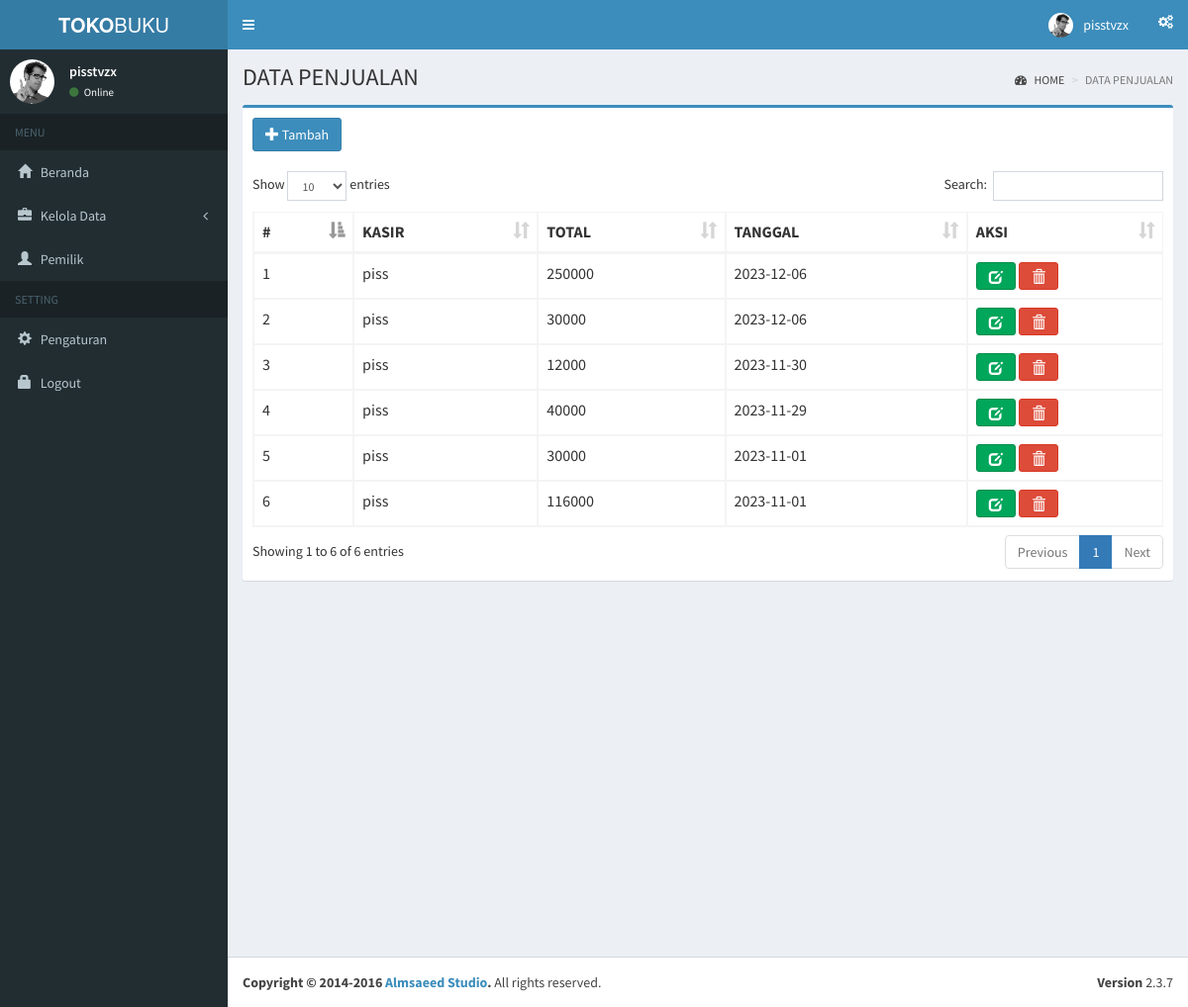
/index.php?page=data_penjualan (signed in), run on the app's committed database.
### tables this page shows
CREATE TABLE `penjualan` (
  `id_penjualan` int(11) NOT NULL,
  `id_kasir` int(11) DEFAULT NULL,
  `total` int(50) DEFAULT NULL,
  `tanggal` date DEFAULT NULL
);

CREATE TABLE `kasir` (
  `id_kasir` int(11) NOT NULL,
  `nama` varchar(255) NOT NULL,
  `alamat` text NOT NULL,
  `telepon` int(15) NOT NULL,
  `status` enum('0','1') NOT NULL,
  `username` varchar(155) NOT NULL,
  `password` varchar(155) NOT NULL,
  `level` varchar(50) NOT NULL
);

### pages/penjualan/data_penjualan.php (the view, shortened to what this page needs)
<div class="content-wrapper">
  <section class="content-header">
    <h1>
      DATA PENJUALAN
    </h1>
    <ol class="breadcrumb">
      <li><a href="index.php"><i class="fa fa-dashboard"></i> HOME</a></li>
      <li class="active">DATA PENJUALAN</li>
    </ol>
  </section>
  <section class="content">
    <div class="row">
      <div class="col-xs-12">
        <div class="box box-primary">
          <div class="box-header">
            <a href="index.php?page=tambah_penjualan" class="btn btn-primary" role="button" title="Tambah Data"><i class="glyphicon glyphicon-plus"></i> Tambah</a>
          </div>
          <div class="box-body table-responsive">
            <table id="penjualan" class="table table-bordered table-hover">
              <thead>
                <tr>
                  <th>#</th>
                  <th>KASIR</th>
                  <th>TOTAL</th>
                  <th>TANGGAL</th>
                  <th>AKSI</th>
                </tr>
              </thead>
              <tbody>
                <?php
                include "../BUKUUU/conf/conn.php";
                $no = 0;
                $query = mysqli_query($koneksi, "SELECT penjualan.*, kasir.* FROM penjualan
                INNER JOIN kasir ON penjualan.id_kasir = kasir.id_kasir order by penjualan.id_penjualan DESc")
                  or die(mysqli_error($koneksi));
                while ($row = mysqli_fetch_array($query)) {
                ?>
                  <tr>
                    <td><?php echo $no = $no + 1; ?></td>
                    <td><?php echo $row['nama']; ?></td>
                    <td><?php echo $row['total']; ?></td>
                    <td><?php echo $row['tanggal']; ?></td>
                    <td>
                      <a href="index.php?page=ubah_penjualan&id=<?= $row['id_penjualan']; ?>" class="btn btn-success" role="button" title="Ubah Data"><i class="glyphicon glyphicon-edit"></i></a>
                      <a href="javascript:void(0);" class="btn btn-danger" role="button" title="Hapus Data" onclick="hapusPenjualan(<?= $row['id_penjualan']; ?>);"><i class="glyphicon glyphicon-trash"></i></a>
                    </td>
                  </tr>
                <?php } ?>
              </tbody>
            </table>
          </div>
        </div>
      </div>
    </div>
  </section>
</div>

### index.php (shortened to what this page needs)
<?php
if (isset($_SESSION['id_kasir']) == 0) {
  echo '<script>alert("Anda Harus Login Terlebih Dahulu !!!");
          window.location.href="pages/login.php"</script>';
} else {
?>
  <link rel="stylesheet" href="plugins/datatables/dataTables.bootstrap.css">
  <!DOCTYPE html>
  <html>
  <head>
    <link rel="stylesheet" href="bootstrap/css/bootstrap.min.css">
    <link rel="stylesheet" href="https://cdnjs.cloudflare.com/ajax/libs/font-awesome/4.5.0/css/font-awesome.min.css">
    <link rel="stylesheet" href="https://cdnjs.cloudflare.com/ajax/libs/ionicons/2.0.1/css/ionicons.min.css">
    <link rel="stylesheet" href="dist/css/AdminLTE.min.css">
    <link rel="stylesheet" href="dist/css/skins/_all-skins.min.css">
    <link rel="stylesheet" href="plugins/iCheck/flat/blue.css">
    <link rel="stylesheet" href="plugins/morris/morris.css">
    <link rel="stylesheet" href="plugins/jvectormap/jquery-jvectormap-1.2.2.css">
    <link rel="stylesheet" href="plugins/datepicker/datepicker3.css">
    <link rel="stylesheet" href="plugins/daterangepicker/daterangepicker.css">
    <link rel="stylesheet" href="plugins/bootstrap-wysihtml5/bootstrap3-wysihtml5.min.css">
  </head>
  <body class="hold-transition skin-blue sidebar-mini">
    <div class="wrapper">
      <header class="main-header">
        <a href="index2.html" class="logo">
          <span class="logo-lg"><b>TOKO</b>BUKU</span>
        </a>
        <nav class="navbar navbar-static-top">
          <a href="#" class="sidebar-toggle" data-toggle="offcanvas" role="button">
          </a>
          <div class="navbar-custom-menu">
            <ul class="nav navbar-nav">
              <li class="dropdown user user-menu">
                <a href="#" class="dropdown-toggle" data-toggle="dropdown">
                  <img src="dist/img/user2-160x160.jpg" class="user-image" alt="User Image">
                  <span class="hidden-xs">pisstvzx</span>
                </a>
              </li>
              <li>
                <a href="#" data-toggle="control-sidebar"><i class="fa fa-gears"></i></a>
              </li>
            </ul>
          </div>
        </nav>
      </header>
      <aside class="main-sidebar">
        <section class="sidebar">
          <div class="user-panel">
            <div class="pull-left image">
              <img src="dist/img/user2-160x160.jpg" class="img-circle" alt="User Image">
            </div>
            <div class="pull-left info">
              <p>pisstvzx</p>
              <a href="#"><i class="fa fa-circle text-success"></i> Online</a>
            </div>
          </div>
          <ul class="sidebar-menu">
            <li class="header">MENU</li>
            <li class="treeview">
            <li><a href="index.php"><i class="glyphicon glyphicon-home"></i> <span>Beranda</span></a></li>
            </li>
            <li class="treeview">
              <a href="#">
                <i class="glyphicon glyphicon-briefcase"></i> <span>Kelola Data</span>
                <span class="pull-right-container">
                  <i class="fa fa-angle-left pull-right"></i>
                </span>
              </a>
              <?php
              if ($_SESSION['level'] == "admin") :
              ?>
            </li>
          <?php endif; ?>
          <li><a href="index.php?page=pemilik"><i class="glyphicon glyphicon-user"></i> <span>Pemilik</span></a></li>
          <li class="header">SETTING</li>
          <li class="treeview">
          <li><a href="#"><i class="glyphicon glyphicon-cog"></i> <span>Pengaturan</span></a></li>
          <li><a href="pages/logout_process.php"><i class="glyphicon glyphicon-lock"></i> <span>Logout</span></a></li>
          </li>
          </ul>
        </section>
      </aside>
      <?php include("conf/page.php"); ?>
      <footer class="main-footer">
        <div class="pull-right hidden-xs">
          <b>Version</b> 2.3.7
        </div>
        <strong>Copyright &copy; 2014-2016 <a href="http://almsaeedstudio.com">Almsaeed Studio</a>.</strong> All rights
        reserved.
      </footer>
    </div>
  </body>
  </html>
<?php } ?>

### conf/page.php (shortened to what this page needs)
<?php
if (isset($_GET['page'])) {
  $page = $_GET['page'];
  switch ($page) {
    case 'data_penjualan';
      include 'pages/penjualan/data_penjualan.php';
      break;
  }
} else {
  include "pages/beranda.php";
}

### data on the page
penjualan: id_kasir.nama "piss", total "250000", tanggal "2023-12-06"
penjualan: no "2", id_kasir.nama "piss", total "30000", tanggal "2023-12-06"
penjualan: no "3", id_kasir.nama "piss", total "12000", tanggal "2023-11-30"
penjualan: no "4", id_kasir.nama "piss", total "40000", tanggal "2023-11-29"
penjualan: no "5", id_kasir.nama "piss", total "30000", tanggal "2023-11-01"
penjualan: no "6", id_kasir.nama "piss", total "116000", tanggal "2023-11-01"
